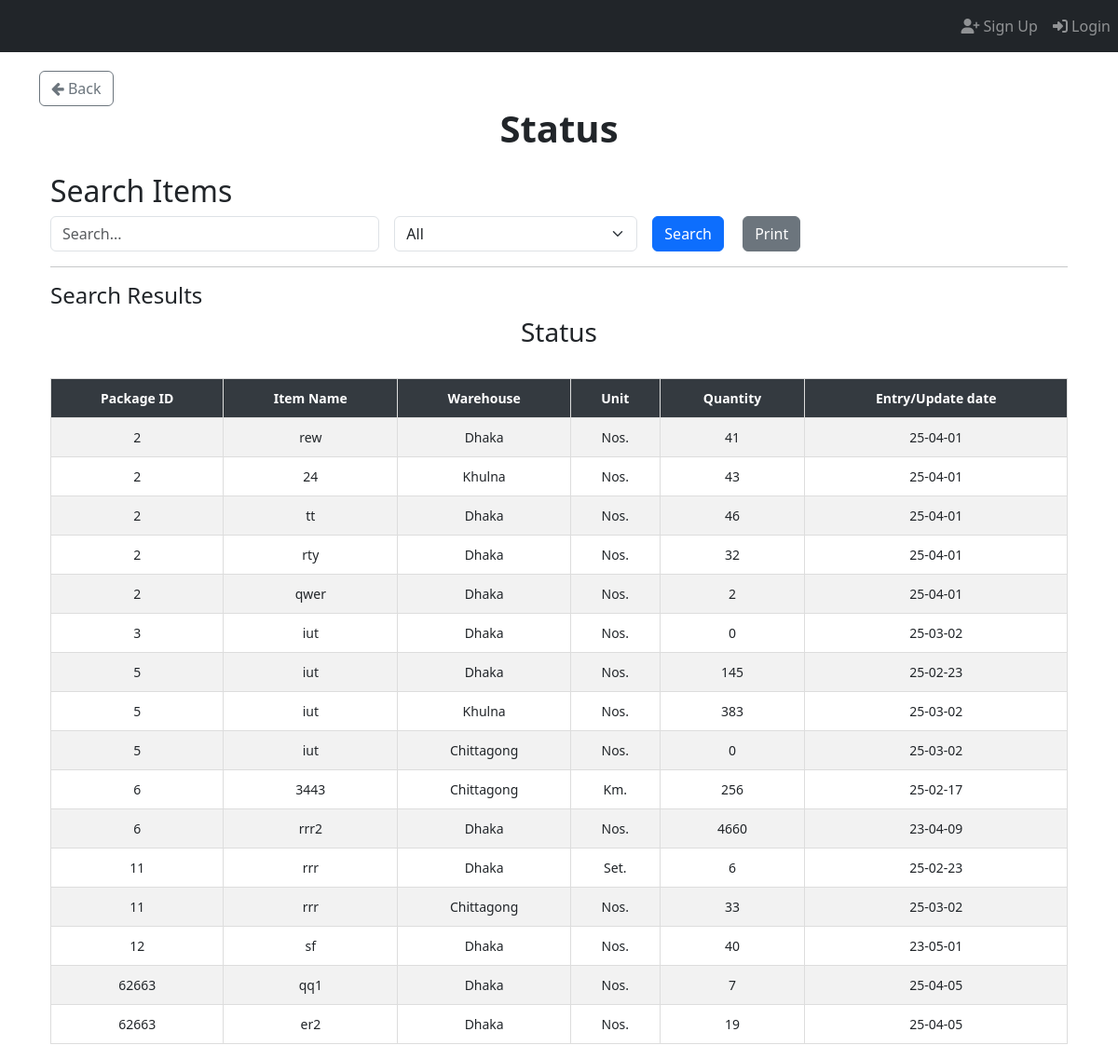
The app's page /status/ with its own data.
### App_Entry/models.py (models this page shows, shortened)
class Item(models.Model):
    WAREHOUSE_CHOICES = [
        ("Dhaka", "Dhaka"),
        ("Khulna", "Khulna"),
        ("Chittagong", "Chittagong"),
    ]
    UNIT_CHOICES = [
        ("Nos.", "Nos."),
        ("Mtr.", "Mtr."),
        ("Km.", "Km."),
        ("Set.", "Set."),
        ("Pair.", "Pair."),
    ]
    name = models.CharField(max_length=255)
    description = models.TextField(blank=True, null=True)
    warehouse = models.CharField(
        max_length=50, choices=WAREHOUSE_CHOICES, default="Dhaka"
    )
    unit_of_item = models.CharField(
        max_length=10, choices=UNIT_CHOICES, default="Nos."
    )  # Updated field
    unit_price = models.DecimalField(max_digits=15, decimal_places=2, default=0.00)
    quantity_of_item = models.BigIntegerField(default=0)
    package = models.ForeignKey(
        Package,
        on_delete=models.SET_NULL,
        related_name="package_of_item",
        null=True,
    )
    created_at = models.DateTimeField(default=now)

class Package(models.Model):
    packageId = models.BigIntegerField(unique=True)

### App_Status/views.py (the view, shortened to what this page needs)
# urls.py: path("", views.status_page, name="status_page"),
def status_page(request):
    query = request.GET.get("query", "").strip()  # Strip leading/trailing whitespaces from query input
    filter_by = request.GET.get("filter_by", "All")
    date_filter = request.GET.get("date", "")
    items = Item.objects.all()
    if filter_by == "Entry/Update date" and date_filter:
        try:
            date_obj = datetime.strptime(date_filter, "%Y-%m-%d")
            items = items.filter(created_at__date=date_obj.date())
        except ValueError:
            pass  # If the date format is invalid, ignore the filter
    items = items.order_by("package__packageId")
    return render(
        request,
        "App_Status/status.html",
        {
            "items": items,
            "query": query,
            "filter_by": filter_by,
            "date_filter": date_filter,
        },
    )

### templates/App_Status/status.html (shortened to what this page needs)
{% extends 'base.html' %}
{% load crispy_forms_tags %}
{% load static %}
{% block body_block %}
<a href="{% url 'App_Home:home_page' %}" class="btn btn-outline-secondary">
    <i class="fa fa-arrow-left"></i> Back
</a>
<center><h1><b> Status </b></h1></center>
<div class="container mt-4">
    <h2>Search Items</h2>
    <form method="GET" action="{% url 'App_Status:status_page' %}" class="row g-3">
        <div class="col-md-4">
            <input type="text" name="query" id="searchQuery" class="form-control" placeholder="Search..." value="{{ query }}">
        </div>
        <div class="col-md-3">
            <select name="filter_by" id="filterDropdown" class="form-select" onchange="toggleInputFields()">
                <option value="All" {% if filter_by == "All" %}selected{% endif %}>All</option>
            </select>
        </div>
        <div class="col-md-2">
            <button type="submit" class="btn btn-primary me-3">Search</button>
            <button type="button" class="btn btn-secondary" onclick="printResults()">Print</button>
        </div>
    </form>
    <hr>
    <h4>Search Results</h4>
    <div id="printableArea" class="table-responsive">
        <h3 class="text-center">Status</h3>
        <br>
        <table class="table table-bordered table-striped table-hover">
            <thead class="table-dark sticky-top">
                <tr>
                    <th>Package ID</th>
                    <th>Item Name</th>
                    <th>Warehouse</th>
                    <th>Unit</th>
                    <th>Quantity</th>
                    <th>Entry/Update date</th>
                </tr>
            </thead>
            <tbody>
                {% if items %}
                    {% for item in items %}
                    <tr>
                        <td>{{ item.package.packageId }}</td>
                        <td>{{ item.name }}</td>
                        <td>{{ item.warehouse }}</td>
                        <td>{{ item.unit_of_item }}</td>
                        <td>{{ item.quantity_of_item }}</td>
                        <td>{{ item.created_at | date:"y-m-d" }}</td>
                    </tr>
                    {% endfor %}
                {% else %}
                    <tr>
                        <td colspan="7" class="text-center text-danger">No matching data found</td>
                    </tr>
                {% endif %}
            </tbody>
        </table>
    </div>
</div>
{% endblock %}

### templates/App_Status/status.html (style rules this page uses)
.table { font-size: 14px; text-align: center; }
.sticky-top { position: sticky; top: 0; z-index: 1020; }
.table-dark th { background-color: #343a40 !important; color: white !important; }
.table-bordered th, .table-bordered td { border: 1px solid #ddd !important; padding: 10px; }

### records on screen
Item: package.packageId "2", name "rew", warehouse "Dhaka", unit_of_item "Nos.", quantity_of_item "41", created_at "25-04-01"
Item: package.packageId "2", name "24", warehouse "Khulna", unit_of_item "Nos.", quantity_of_item "43", created_at "25-04-01"
Item: package.packageId "2", name "tt", warehouse "Dhaka", unit_of_item "Nos.", quantity_of_item "46", created_at "25-04-01"
Item: package.packageId "2", name "rty", warehouse "Dhaka", unit_of_item "Nos.", quantity_of_item "32", created_at "25-04-01"
Item: package.packageId "2", name "qwer", warehouse "Dhaka", unit_of_item "Nos.", quantity_of_item "2", created_at "25-04-01"
Item: package.packageId "3", name "iut", warehouse "Dhaka", unit_of_item "Nos.", quantity_of_item "0", created_at "25-03-02"
Item: package.packageId "5", name "iut", warehouse "Dhaka", unit_of_item "Nos.", quantity_of_item "145", created_at "25-02-23"
Item: package.packageId "5", name "iut", warehouse "Khulna", unit_of_item "Nos.", quantity_of_item "383", created_at "25-03-02"
Item: package.packageId "5", name "iut", warehouse "Chittagong", unit_of_item "Nos.", quantity_of_item "0", created_at "25-03-02"
Item: package.packageId "6", name "3443", warehouse "Chittagong", unit_of_item "Km.", quantity_of_item "256", created_at "25-02-17"
Item: package.packageId "6", name "rrr2", warehouse "Dhaka", unit_of_item "Nos.", quantity_of_item "4660", created_at "23-04-09"
Item: package.packageId "11", name "rrr", warehouse "Dhaka", unit_of_item "Set.", quantity_of_item "6", created_at "25-02-23"
Item: package.packageId "11", name "rrr", warehouse "Chittagong", unit_of_item "Nos.", quantity_of_item "33", created_at "25-03-02"
Item: package.packageId "12", name "sf", warehouse "Dhaka", unit_of_item "Nos.", quantity_of_item "40", created_at "23-05-01"
Item: package.packageId "62663", name "qq1", warehouse "Dhaka", unit_of_item "Nos.", quantity_of_item "7", created_at "25-04-05"
Item: package.packageId "62663", name "er2", warehouse "Dhaka", unit_of_item "Nos.", quantity_of_item "19", created_at "25-04-05"
